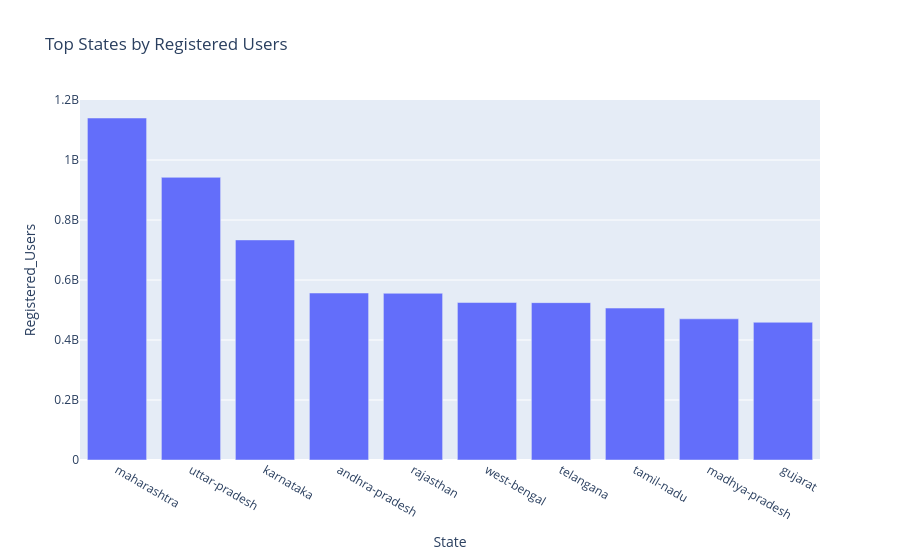

The code cell stored with this chart in its notebook:
### Code cell
fig = px.bar(
    user_data.head(10),
    x='State',
    y='Registered_Users',
    title='Top States by Registered Users'
)

fig.show()

### Figure 1 — Plotly figure (JSON) as saved in the notebook; plotly's stock layout.template omitted (floating-point values rounded to 4 significant figures)
{"data": [{"alignmentgroup": "True", "hovertemplate": "State=%{x}<br>Registered_Users=%{y}<extra></extra>", "legendgroup": "", "marker": {"color": "#636efa", "pattern": {"shape": ""}}, "name": "", "offsetgroup": "", "orientation": "v", "showlegend": false, "textposition": "auto", "type": "bar", "x": ["maharashtra", "uttar-pradesh", "karnataka", "andhra-pradesh", "rajasthan", "west-bengal", "telangana", "tamil-nadu", "madhya-pradesh", "gujarat"], "xaxis": "x", "y": [1140138243, 942334146, 733674236, 556747126, 555774493, 524964358, 524620520, 506486772, 470663624, 459154666], "yaxis": "y"}], "layout": {"barmode": "relative", "legend": {"tracegroupgap": 0}, "title": {"text": "Top States by Registered Users"}, "xaxis": {"anchor": "y", "domain": [0, 1], "title": {"text": "State"}}, "yaxis": {"anchor": "x", "domain": [0, 1], "title": {"text": "Registered_Users"}}}}
